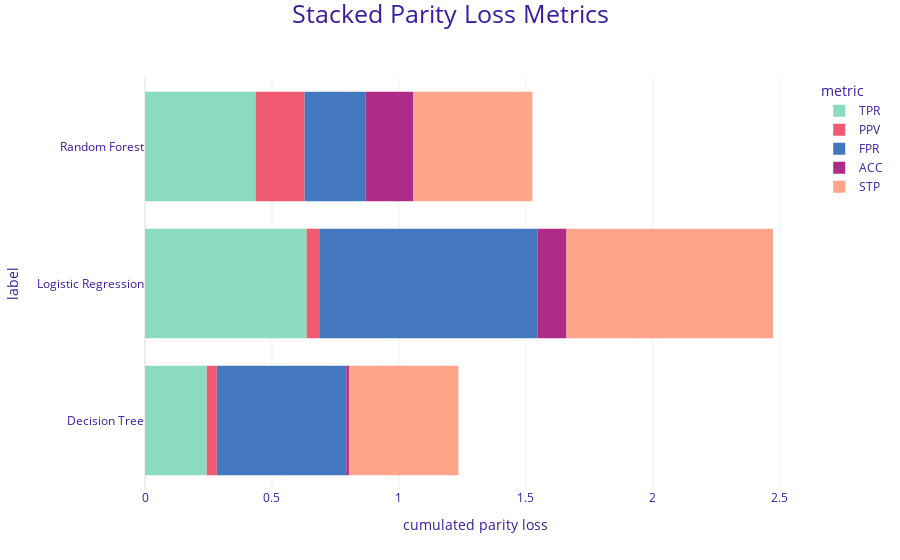

Here is the notebook cell this chart was saved with:
### Markdown cell above
We evaluate the cumulated parity representing the previous metrics in a stacked bar plot. The cumulated parity is the sum of the absolute values of the differences between the privileged and unprivileged groups for each metric. The cumulated parity is a measure of the overall fairness of the model.

As we can see, the Decision Tree model is the most fair, followed by the Random Forest model and the Logistic Regression model.

### Code cell
mf_tree.plot(objects=[mf_logreg, mf_forest], type='stacked')

### Figure 1 — Plotly figure (JSON) as saved in the notebook; plotly's stock layout.template omitted (floating-point values rounded to 4 significant figures)
{"data": [{"alignmentgroup": "True", "customdata": [[0.243, "TPR"], [0.637, "TPR"], [0.435, "TPR"]], "hovertemplate": "<b>%{label}</b><br>Metric: %{customdata[1]}<br>Parity loss: %{customdata[0]}<br><extra></extra>", "legendgroup": "TPR", "marker": {"color": "#8bdcbe", "line": {"width": 0}, "pattern": {"shape": ""}}, "name": "TPR", "offsetgroup": "TPR", "orientation": "h", "showlegend": true, "textposition": "auto", "type": "bar", "x": [0.2433, 0.6368, 0.4354], "xaxis": "x", "y": ["Decision Tree", "Logistic Regression", "Random Forest"], "yaxis": "y"}, {"alignmentgroup": "True", "customdata": [[0.039, "PPV"], [0.049, "PPV"], [0.193, "PPV"]], "hovertemplate": "<b>%{label}</b><br>Metric: %{customdata[1]}<br>Parity loss: %{customdata[0]}<br><extra></extra>", "legendgroup": "PPV", "marker": {"color": "#f05a71", "line": {"width": 0}, "pattern": {"shape": ""}}, "name": "PPV", "offsetgroup": "PPV", "orientation": "h", "showlegend": true, "textposition": "auto", "type": "bar", "x": [0.03934, 0.04934, 0.193], "xaxis": "x", "y": ["Decision Tree", "Logistic Regression", "Random Forest"], "yaxis": "y"}, {"alignmentgroup": "True", "customdata": [[0.51, "FPR"], [0.859, "FPR"], [0.239, "FPR"]], "hovertemplate": "<b>%{label}</b><br>Metric: %{customdata[1]}<br>Parity loss: %{customdata[0]}<br><extra></extra>", "legendgroup": "FPR", "marker": {"color": "#4378bf", "line": {"width": 0}, "pattern": {"shape": ""}}, "name": "FPR", "offsetgroup": "FPR", "orientation": "h", "showlegend": true, "textposition": "auto", "type": "bar", "x": [0.5098, 0.8594, 0.2392], "xaxis": "x", "y": ["Decision Tree", "Logistic Regression", "Random Forest"], "yaxis": "y"}, {"alignmentgroup": "True", "customdata": [[0.011, "ACC"], [0.114, "ACC"], [0.189, "ACC"]], "hovertemplate": "<b>%{label}</b><br>Metric: %{customdata[1]}<br>Parity loss: %{customdata[0]}<br><extra></extra>", "legendgroup": "ACC", "marker": {"color": "#ae2c87", "line": {"width": 0}, "pattern": {"shape": ""}}, "name": "ACC", "offsetgroup": "ACC", "orientation": "h", "showlegend": true, "textposition": "auto", "type": "bar", "x": [0.01051, 0.1143, 0.1889], "xaxis": "x", "y": ["Decision Tree", "Logistic Regression", "Random Forest"], "yaxis": "y"}, {"alignmentgroup": "True", "customdata": [[0.431, "STP"], [0.813, "STP"], [0.469, "STP"]], "hovertemplate": "<b>%{label}</b><br>Metric: %{customdata[1]}<br>Parity loss: %{customdata[0]}<br><extra></extra>", "legendgroup": "STP", "marker": {"color": "#ffa58c", "line": {"width": 0}, "pattern": {"shape": ""}}, "name": "STP", "offsetgroup": "STP", "orientation": "h", "showlegend": true, "textposition": "auto", "type": "bar", "x": [0.4313, 0.8129, 0.4689], "xaxis": "x", "y": ["Decision Tree", "Logistic Regression", "Random Forest"], "yaxis": "y"}], "layout": {"barmode": "relative", "font": {"color": "#371ea3"}, "legend": {"title": {"text": "metric"}, "tracegroupgap": 0}, "margin": {"b": 71, "r": 30, "t": 78}, "title": {"font": {"size": 25}, "text": "Stacked Parity Loss Metrics", "x": 0.5, "y": 0.99}, "xaxis": {"anchor": "y", "domain": [0, 1], "title": {"text": "cumulated parity loss"}}, "yaxis": {"anchor": "x", "domain": [0, 1], "showgrid": false, "title": {"text": "label"}, "zeroline": false}}}
